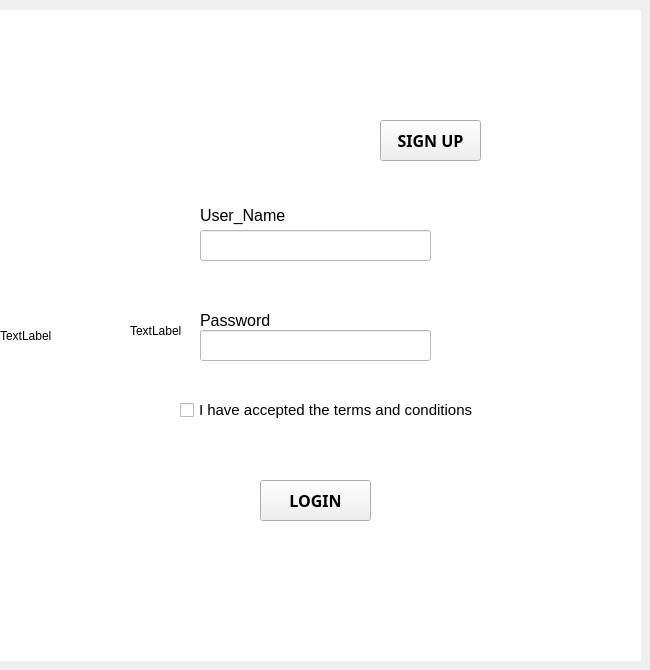
    <widget class="QWidget" name="page">
     <widget class="QLabel" name="background1">
      <property name="geometry">
       <rect>
        <x>0</x>
        <y>10</y>
        <width>641</width>
        <height>651</height>
       </rect>
      </property>
      <property name="styleSheet">
       <string notr="true">background-color: rgb(255, 255, 255);</string>
      </property>
      <property name="text">
       <string>TextLabel</string>
      </property>
     </widget>
     <widget class="QLabel" name="background2">
      <property name="geometry">
       <rect>
        <x>130</x>
        <y>70</y>
        <width>371</width>
        <height>521</height>
       </rect>
      </property>
      <property name="text">
       <string>TextLabel</string>
      </property>
     </widget>
     <widget class="QPushButton" name="sign_up">
      <property name="geometry">
       <rect>
        <x>380</x>
        <y>120</y>
        <width>101</width>
        <height>41</height>
       </rect>
      </property>
      <property name="font">
       <font>
        <family>Rockwell Extra Bold</family>
        <pointsize>12</pointsize>
        <bold>true</bold>
       </font>
      </property>
      <property name="text">
       <string>SIGN UP</string>
      </property>
     </widget>
     <widget class="QLineEdit" name="email">
      <property name="geometry">
       <rect>
        <x>200</x>
        <y>230</y>
        <width>231</width>
        <height>31</height>
       </rect>
      </property>
      <property name="font">
       <font>
        <pointsize>12</pointsize>
       </font>
      </property>
      <property name="styleSheet">
       <string notr="true">color: rgb(0, 0, 0);
background-color: rgb(255, 255, 255);</string>
      </property>
      <property name="text">
       <string/>
      </property>
     </widget>
     <widget class="QLineEdit" name="password">
      <property name="geometry">
       <rect>
        <x>200</x>
        <y>330</y>
        <width>231</width>
        <height>31</height>
       </rect>
      </property>
      <property name="font">
       <font>
        <pointsize>12</pointsize>
       </font>
      </property>
      <property name="styleSheet">
       <string notr="true">background-color: rgb(255, 255, 255);
color: rgb(0, 0, 0);</string>
      </property>
      <property name="text">
       <string/>
      </property>
     </widget>
     <widget class="QCheckBox" name="checkBox">
      <property name="geometry">
       <rect>
        <x>180</x>
        <y>400</y>
        <width>301</width>
        <height>20</height>
       </rect>
      </property>
      <property name="font">
       <font>
        <pointsize>11</pointsize>
       </font>
      </property>
      <property name="text">
       <string>I have accepted the terms and conditions</string>
      </property>
     </widget>
     <widget class="QPushButton" name="login">
      <property name="geometry">
       <rect>
        <x>260</x>
        <y>480</y>
        <width>111</width>
        <height>41</height>
       </rect>
      </property>
      <property name="font">
       <font>
        <family>Rockwell Extra Bold</family>
        <pointsize>12</pointsize>
        <bold>true</bold>
       </font>
      </property>
      <property name="text">
       <string>LOGIN</string>
      </property>
     </widget>
     <widget class="QLabel" name="label_2">
      <property name="geometry">
       <rect>
        <x>200</x>
        <y>200</y>
        <width>91</width>
        <height>31</height>
       </rect>
      </property>
      <property name="font">
       <font>
        <pointsize>12</pointsize>
       </font>
      </property>
      <property name="text">
       <string>User_Name</string>
      </property>
     </widget>
     <widget class="QLabel" name="label_3">
      <property name="geometry">
       <rect>
        <x>200</x>
        <y>310</y>
        <width>81</width>
        <height>21</height>
       </rect>
      </property>
      <property name="font">
       <font>
        <pointsize>12</pointsize>
       </font>
      </property>
      <property name="text">
       <string>Password</string>
      </property>
     </widget>
    </widget>
